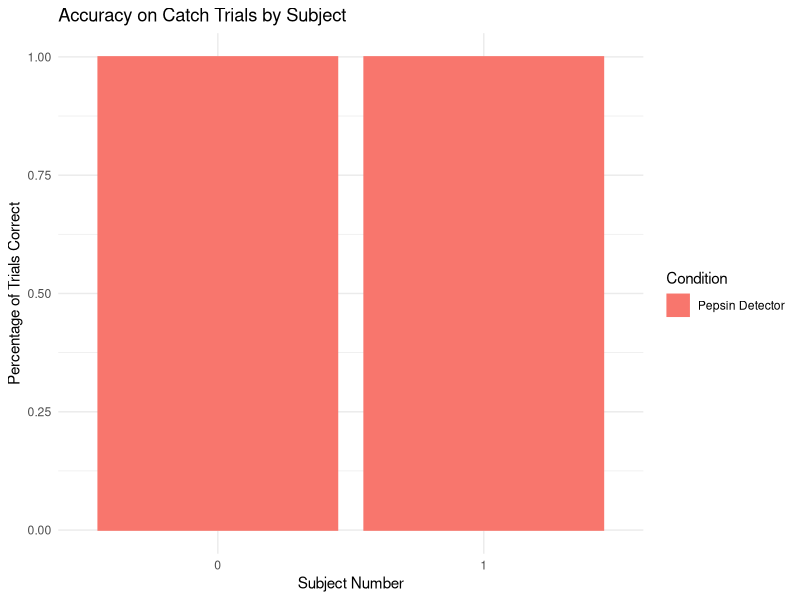

The R script that drew this image:
## ---- chunk 1
library(dplyr)
library(tidyr)
library(ggplot2)
library(data.table)
#library(xtable)


#setting the directory
setwd("../../mturk/game-1/sandbox/")


sandbox_data <- read.csv("game-1-catch_trials.csv")

#View(sandbox_data)

str(sandbox_data)
summary(sandbox_data)

## ---- chunk 2
#attach(sandbox_data)
sandbox_data$question_name <- as.factor(ifelse(sandbox_data$question=="tar1", "tail", "head"))
sandbox_data$tar1_logic <- as.logical(sandbox_data$tar1)
sandbox_data$tar2_logic <- as.logical(sandbox_data$tar2)
sandbox_data$trial_num <- as.factor(sandbox_data$trial_num)
sandbox_data$workerid <- as.factor(sandbox_data$workerid)
sandbox_data$response_logic <- ifelse(sandbox_data$response=="Yes", TRUE, FALSE)
sandbox_data$Correct <- ifelse(sandbox_data$question_name=="tail", ifelse(sandbox_data$tar1_logic==sandbox_data$response_logic, TRUE, FALSE), ifelse(sandbox_data$tar2_logic==sandbox_data$response_logic, TRUE, FALSE))


  

## ---- chunk 3
sandbox_data_by_subj <- sandbox_data %>%
  group_by(workerid, trial_num, condition) %>%
  distinct() %>%
  summarise(Total = 1, Correct_trial = ifelse(Correct==TRUE, 1, 0)) %>%
  group_by(workerid, condition) %>%
  summarise(Total_trials = sum(Total), Correct_trials = sum(Correct_trial)) %>%
  mutate(Percentage_correct = Correct_trials/Total_trials) %>%
  select(workerid, Percentage_correct, condition)

#sandbox_data_by_subj

#xt <- xtable(sandbox_data_by_subj, type="html", caption = "Percentage of correct catch trials per subject.", label = "sandbox_data_by_subj")
#names(xt) <- c('Subject', 'Percentage of Correct Trials')
#print(xt, comment=FALSE)

Condition_lab <- c('Pepsin Detector')

graph_by_subj <- ggplot(sandbox_data_by_subj, aes(x=workerid, y=Percentage_correct, colour=condition, fill=condition)) +
  geom_bar(stat="identity") +
  scale_x_discrete("Subject Number") +
  scale_y_continuous("Percentage of Trials Correct") +
  scale_colour_discrete(guide=guide_legend("Condition"), labels=Condition_lab) +
  scale_fill_discrete(guide=guide_legend("Condition"), labels=Condition_lab) +
  ggtitle("Accuracy on Catch Trials by Subject") +
  theme_minimal()
graph_by_subj


